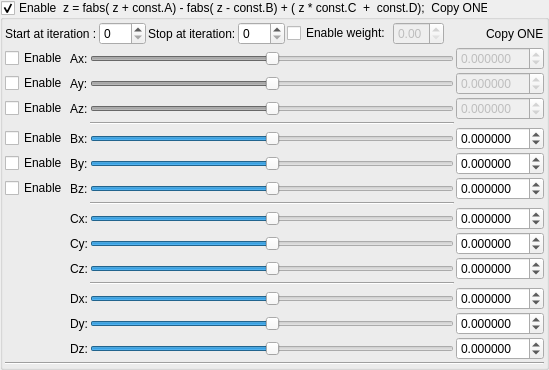
    <widget class="MyGroupBox" name="groupCheck_transform_fabsFormulaABCD1_enabled">
     <property name="title">
      <string>Enable  z = fabs( z + const.A) - fabs( z - const.B) + ( z * const.C  +  const.D);  Copy ONE</string>
     </property>
     <property name="checkable">
      <bool>true</bool>
     </property>
     <layout class="QVBoxLayout" name="verticalLayout_16" stretch="0,0,0">
      <property name="spacing">
       <number>2</number>
      </property>
      <property name="leftMargin">
       <number>2</number>
      </property>
      <property name="topMargin">
       <number>2</number>
      </property>
      <property name="rightMargin">
       <number>2</number>
      </property>
      <property name="bottomMargin">
       <number>2</number>
      </property>
      <item>
       <layout class="QGridLayout" name="gridLayout_27">
        <property name="spacing">
         <number>2</number>
        </property>
        <item row="0" column="0">
         <widget class="QLabel" name="label_67">
          <property name="text">
           <string>Start at iteration :</string>
          </property>
         </widget>
        </item>
        <item row="0" column="3">
         <widget class="MySpinBox" name="spinboxInt_transform_fabsFormulaABCD1_stop_iterations">
          <property name="sizePolicy">
           <sizepolicy hsizetype="Minimum" vsizetype="Maximum">
            <horstretch>0</horstretch>
            <verstretch>0</verstretch>
           </sizepolicy>
          </property>
          <property name="maximum">
           <number>250</number>
          </property>
         </widget>
        </item>
        <item row="0" column="8">
         <spacer name="horizontalSpacer_14">
          <property name="orientation">
           <enum>Qt::Horizontal</enum>
          </property>
          <property name="sizeHint" stdset="0">
           <size>
            <width>40</width>
            <height>20</height>
           </size>
          </property>
         </spacer>
        </item>
        <item row="0" column="2">
         <widget class="QLabel" name="label_66">
          <property name="text">
           <string>Stop at iteration:</string>
          </property>
         </widget>
        </item>
        <item row="0" column="1">
         <widget class="MySpinBox" name="spinboxInt_transform_fabsFormulaABCD1_start_iterations">
          <property name="sizePolicy">
           <sizepolicy hsizetype="Minimum" vsizetype="Maximum">
            <horstretch>0</horstretch>
            <verstretch>0</verstretch>
           </sizepolicy>
          </property>
          <property name="maximum">
           <number>250</number>
          </property>
         </widget>
        </item>
        <item row="0" column="9">
         <widget class="QLabel" name="label_115">
          <property name="text">
           <string>Copy ONE</string>
          </property>
         </widget>
        </item>
        <item row="0" column="6">
         <widget class="QCheckBox" name="checkBox_transform_fabsFormulaABCD1_weight_enabled">
          <property name="text">
           <string>Enable weight:</string>
          </property>
         </widget>
        </item>
        <item row="0" column="7">
         <widget class="MyDoubleSpinBox" name="spinbox_transform_fabsFormulaABCD1_weight">
          <property name="enabled">
           <bool>false</bool>
          </property>
          <property name="sizePolicy">
           <sizepolicy hsizetype="Minimum" vsizetype="Maximum">
            <horstretch>0</horstretch>
            <verstretch>0</verstretch>
           </sizepolicy>
          </property>
          <property name="decimals">
           <number>2</number>
          </property>
          <property name="minimum">
           <double>0.000000000000000</double>
          </property>
          <property name="maximum">
           <double>1.000000000000000</double>
          </property>
          <property name="singleStep">
           <double>0.100000000000000</double>
          </property>
         </widget>
        </item>
       </layout>
      </item>
      <item>
       <layout class="QGridLayout" name="gridLayout_28">
        <property name="spacing">
         <number>2</number>
        </property>
        <item row="8" column="1">
         <widget class="QLabel" name="label_99">
          <property name="text">
           <string>Cx:</string>
          </property>
         </widget>
        </item>
        <item row="9" column="4">
         <widget class="MyDoubleSpinBox" name="spinbox3_transform_fabsFormulaABCD1C_y">
          <property name="sizePolicy">
           <sizepolicy hsizetype="Minimum" vsizetype="Maximum">
            <horstretch>0</horstretch>
            <verstretch>0</verstretch>
           </sizepolicy>
          </property>
          <property name="decimals">
           <number>6</number>
          </property>
          <property name="minimum">
           <double>-99.989999999999995</double>
          </property>
          <property name="maximum">
           <double>99.989999999999995</double>
          </property>
          <property name="singleStep">
           <double>0.100000000000000</double>
          </property>
         </widget>
        </item>
        <item row="6" column="4">
         <widget class="MyDoubleSpinBox" name="spinbox3_transform_fabsFormulaABCD1B_z">
          <property name="sizePolicy">
           <sizepolicy hsizetype="Minimum" vsizetype="Maximum">
            <horstretch>0</horstretch>
            <verstretch>0</verstretch>
           </sizepolicy>
          </property>
          <property name="decimals">
           <number>6</number>
          </property>
          <property name="minimum">
           <double>-99.989999999999995</double>
          </property>
          <property name="maximum">
           <double>99.989999999999995</double>
          </property>
          <property name="singleStep">
           <double>0.100000000000000</double>
          </property>
         </widget>
        </item>
        <item row="9" column="1">
         <widget class="QLabel" name="label_100">
          <property name="text">
           <string>Cy:</string>
          </property>
         </widget>
        </item>
        <item row="8" column="4">
         <widget class="MyDoubleSpinBox" name="spinbox3_transform_fabsFormulaABCD1C_x">
          <property name="sizePolicy">
           <sizepolicy hsizetype="Minimum" vsizetype="Maximum">
            <horstretch>0</horstretch>
            <verstretch>0</verstretch>
           </sizepolicy>
          </property>
          <property name="prefix">
           <string/>
          </property>
          <property name="decimals">
           <number>6</number>
          </property>
          <property name="minimum">
           <double>-99.989999999999995</double>
          </property>
          <property name="singleStep">
           <double>0.100000000000000</double>
          </property>
         </widget>
        </item>
        <item row="10" column="1">
         <widget class="QLabel" name="label_101">
          <property name="text">
           <string>Cz:</string>
          </property>
         </widget>
        </item>
        <item row="13" column="3">
         <widget class="QSlider" name="slider3_transform_fabsFormulaABCD1D_y">
          <property name="sizePolicy">
           <sizepolicy hsizetype="Expanding" vsizetype="Maximum">
            <horstretch>0</horstretch>
            <verstretch>0</verstretch>
           </sizepolicy>
          </property>
          <property name="minimum">
           <number>-5000000</number>
          </property>
          <property name="maximum">
           <number>5000000</number>
          </property>
          <property name="orientation">
           <enum>Qt::Horizontal</enum>
          </property>
         </widget>
        </item>
        <item row="14" column="4">
         <widget class="MyDoubleSpinBox" name="spinbox3_transform_fabsFormulaABCD1D_z">
          <property name="sizePolicy">
           <sizepolicy hsizetype="Minimum" vsizetype="Maximum">
            <horstretch>0</horstretch>
            <verstretch>0</verstretch>
           </sizepolicy>
          </property>
          <property name="decimals">
           <number>6</number>
          </property>
          <property name="minimum">
           <double>-99.989999999999995</double>
          </property>
          <property name="maximum">
           <double>99.989999999999995</double>
          </property>
          <property name="singleStep">
           <double>0.100000000000000</double>
          </property>
         </widget>
        </item>
        <item row="14" column="1">
         <widget class="QLabel" name="label_104">
          <property name="text">
           <string>Dz:</string>
          </property>
         </widget>
        </item>
        <item row="12" column="1">
         <widget class="QLabel" name="label_102">
          <property name="text">
           <string>Dx:</string>
          </property>
         </widget>
        </item>
        <item row="14" column="3">
         <widget class="QSlider" name="slider3_transform_fabsFormulaABCD1D_z">
          <property name="sizePolicy">
           <sizepolicy hsizetype="Expanding" vsizetype="Maximum">
            <horstretch>0</horstretch>
            <verstretch>0</verstretch>
           </sizepolicy>
          </property>
          <property name="minimum">
           <number>-5000000</number>
          </property>
          <property name="maximum">
           <number>5000000</number>
          </property>
          <property name="orientation">
           <enum>Qt::Horizontal</enum>
          </property>
         </widget>
        </item>
        <item row="13" column="1">
         <widget class="QLabel" name="label_103">
          <property name="text">
           <string>Dy:</string>
          </property>
         </widget>
        </item>
        <item row="13" column="4">
         <widget class="MyDoubleSpinBox" name="spinbox3_transform_fabsFormulaABCD1D_y">
          <property name="sizePolicy">
           <sizepolicy hsizetype="Minimum" vsizetype="Maximum">
            <horstretch>0</horstretch>
            <verstretch>0</verstretch>
           </sizepolicy>
          </property>
          <property name="decimals">
           <number>6</number>
          </property>
          <property name="minimum">
           <double>-99.989999999999995</double>
          </property>
          <property name="maximum">
           <double>99.989999999999995</double>
          </property>
          <property name="singleStep">
           <double>0.100000000000000</double>
          </property>
         </widget>
        </item>
        <item row="12" column="3">
         <widget class="QSlider" name="slider3_transform_fabsFormulaABCD1D_x">
          <property name="sizePolicy">
           <sizepolicy hsizetype="Expanding" vsizetype="Maximum">
            <horstretch>0</horstretch>
            <verstretch>0</verstretch>
           </sizepolicy>
          </property>
          <property name="minimum">
           <number>-5000000</number>
          </property>
          <property name="maximum">
           <number>5000000</number>
          </property>
          <property name="orientation">
           <enum>Qt::Horizontal</enum>
          </property>
         </widget>
        </item>
        <item row="5" column="0">
         <widget class="QCheckBox" name="checkBox_transform_fabsFormulaABCD1_enabled_By">
          <property name="text">
           <string>Enable</string>
          </property>
         </widget>
        </item>
        <item row="0" column="0">
         <widget class="QCheckBox" name="checkBox_transform_fabsFormulaABCD1_enabled_Ax">
          <property name="text">
           <string>Enable</string>
          </property>
         </widget>
        </item>
        <item row="5" column="3">
         <widget class="QSlider" name="slider3_transform_fabsFormulaABCD1B_y">
          <property name="sizePolicy">
           <sizepolicy hsizetype="Expanding" vsizetype="Maximum">
            <horstretch>0</horstretch>
            <verstretch>0</verstretch>
           </sizepolicy>
          </property>
          <property name="minimum">
           <number>-5000000</number>
          </property>
          <property name="maximum">
           <number>5000000</number>
          </property>
          <property name="orientation">
           <enum>Qt::Horizontal</enum>
          </property>
         </widget>
        </item>
        <item row="4" column="1">
         <widget class="QLabel" name="label_94">
          <property name="text">
           <string>Bx:</string>
          </property>
         </widget>
        </item>
        <item row="2" column="1">
         <widget class="QLabel" name="label_70">
          <property name="text">
           <string>Az:</string>
          </property>
         </widget>
        </item>
        <item row="12" column="4">
         <widget class="MyDoubleSpinBox" name="spinbox3_transform_fabsFormulaABCD1D_x">
          <property name="sizePolicy">
           <sizepolicy hsizetype="Minimum" vsizetype="Maximum">
            <horstretch>0</horstretch>
            <verstretch>0</verstretch>
           </sizepolicy>
          </property>
          <property name="prefix">
           <string/>
          </property>
          <property name="decimals">
           <number>6</number>
          </property>
          <property name="minimum">
           <double>-99.989999999999995</double>
          </property>
          <property name="singleStep">
           <double>0.100000000000000</double>
          </property>
         </widget>
        </item>
        <item row="6" column="1">
         <widget class="QLabel" name="label_96">
          <property name="text">
           <string>Bz:</string>
          </property>
         </widget>
        </item>
        <item row="1" column="1">
         <widget class="QLabel" name="label_68">
          <property name="text">
           <string>Ay:</string>
          </property>
         </widget>
        </item>
        <item row="2" column="3">
         <widget class="QSlider" name="slider3_transform_fabsFormulaABCD1A_z">
          <property name="enabled">
           <bool>false</bool>
          </property>
          <property name="sizePolicy">
           <sizepolicy hsizetype="Expanding" vsizetype="Maximum">
            <horstretch>0</horstretch>
            <verstretch>0</verstretch>
           </sizepolicy>
          </property>
          <property name="minimum">
           <number>-5000000</number>
          </property>
          <property name="maximum">
           <number>5000000</number>
          </property>
          <property name="orientation">
           <enum>Qt::Horizontal</enum>
          </property>
         </widget>
        </item>
        <item row="0" column="1">
         <widget class="QLabel" name="label_69">
          <property name="text">
           <string>Ax:</string>
          </property>
         </widget>
        </item>
        <item row="0" column="4">
         <widget class="MyDoubleSpinBox" name="spinbox3_transform_fabsFormulaABCD1A_x">
          <property name="enabled">
           <bool>false</bool>
          </property>
          <property name="sizePolicy">
           <sizepolicy hsizetype="Minimum" vsizetype="Maximum">
            <horstretch>0</horstretch>
            <verstretch>0</verstretch>
           </sizepolicy>
          </property>
          <property name="prefix">
           <string/>
          </property>
          <property name="decimals">
           <number>6</number>
          </property>
          <property name="minimum">
           <double>-99.989999999999995</double>
          </property>
          <property name="singleStep">
           <double>0.100000000000000</double>
          </property>
         </widget>
        </item>
        <item row="0" column="3">
         <widget class="QSlider" name="slider3_transform_fabsFormulaABCD1A_x">
          <property name="enabled">
           <bool>false</bool>
          </property>
          <property name="sizePolicy">
           <sizepolicy hsizetype="Expanding" vsizetype="Maximum">
            <horstretch>0</horstretch>
            <verstretch>0</verstretch>
           </sizepolicy>
          </property>
          <property name="minimum">
           <number>-5000000</number>
          </property>
          <property name="maximum">
           <number>5000000</number>
          </property>
          <property name="value">
           <number>0</number>
          </property>
          <property name="sliderPosition">
           <number>0</number>
          </property>
          <property name="orientation">
           <enum>Qt::Horizontal</enum>
          </property>
         </widget>
        </item>
        <item row="1" column="3">
         <widget class="QSlider" name="slider3_transform_fabsFormulaABCD1A_y">
          <property name="enabled">
           <bool>false</bool>
          </property>
          <property name="sizePolicy">
           <sizepolicy hsizetype="Expanding" vsizetype="Maximum">
            <horstretch>0</horstretch>
            <verstretch>0</verstretch>
           </sizepolicy>
          </property>
          <property name="minimum">
           <number>-5000000</number>
          </property>
          <property name="maximum">
           <number>5000000</number>
          </property>
          <property name="orientation">
           <enum>Qt::Horizontal</enum>
          </property>
         </widget>
        </item>
        <item row="6" column="3">
         <widget class="QSlider" name="slider3_transform_fabsFormulaABCD1B_z">
          <property name="sizePolicy">
           <sizepolicy hsizetype="Expanding" vsizetype="Maximum">
            <horstretch>0</horstretch>
            <verstretch>0</verstretch>
           </sizepolicy>
          </property>
          <property name="minimum">
           <number>-5000000</number>
          </property>
          <property name="maximum">
           <number>5000000</number>
          </property>
          <property name="orientation">
           <enum>Qt::Horizontal</enum>
          </property>
         </widget>
        </item>
        <item row="1" column="4">
         <widget class="MyDoubleSpinBox" name="spinbox3_transform_fabsFormulaABCD1A_y">
          <property name="enabled">
           <bool>false</bool>
          </property>
          <property name="sizePolicy">
           <sizepolicy hsizetype="Minimum" vsizetype="Maximum">
            <horstretch>0</horstretch>
            <verstretch>0</verstretch>
           </sizepolicy>
          </property>
          <property name="decimals">
           <number>6</number>
          </property>
          <property name="minimum">
           <double>-99.989999999999995</double>
          </property>
          <property name="maximum">
           <double>99.989999999999995</double>
          </property>
          <property name="singleStep">
           <double>0.100000000000000</double>
          </property>
         </widget>
        </item>
        <item row="4" column="3">
         <widget class="QSlider" name="slider3_transform_fabsFormulaABCD1B_x">
          <property name="sizePolicy">
           <sizepolicy hsizetype="Expanding" vsizetype="Maximum">
            <horstretch>0</horstretch>
            <verstretch>0</verstretch>
           </sizepolicy>
          </property>
          <property name="minimum">
           <number>-5000000</number>
          </property>
          <property name="maximum">
           <number>5000000</number>
          </property>
          <property name="orientation">
           <enum>Qt::Horizontal</enum>
          </property>
         </widget>
        </item>
        <item row="2" column="4">
         <widget class="MyDoubleSpinBox" name="spinbox3_transform_fabsFormulaABCD1A_z">
          <property name="enabled">
           <bool>false</bool>
          </property>
          <property name="sizePolicy">
           <sizepolicy hsizetype="Minimum" vsizetype="Maximum">
            <horstretch>0</horstretch>
            <verstretch>0</verstretch>
           </sizepolicy>
          </property>
          <property name="decimals">
           <number>6</number>
          </property>
          <property name="minimum">
           <double>-99.989999999999995</double>
          </property>
          <property name="maximum">
           <double>99.989999999999995</double>
          </property>
          <property name="singleStep">
           <double>0.100000000000000</double>
          </property>
         </widget>
        </item>
        <item row="2" column="0">
         <widget class="QCheckBox" name="checkBox_transform_fabsFormulaABCD1_enabled_Az">
          <property name="text">
           <string>Enable</string>
          </property>
         </widget>
        </item>
        <item row="5" column="4">
         <widget class="MyDoubleSpinBox" name="spinbox3_transform_fabsFormulaABCD1B_y">
          <property name="sizePolicy">
           <sizepolicy hsizetype="Minimum" vsizetype="Maximum">
            <horstretch>0</horstretch>
            <verstretch>0</verstretch>
           </sizepolicy>
          </property>
          <property name="decimals">
           <number>6</number>
          </property>
          <property name="minimum">
           <double>-99.989999999999995</double>
          </property>
          <property name="maximum">
           <double>99.989999999999995</double>
          </property>
          <property name="singleStep">
           <double>0.100000000000000</double>
          </property>
         </widget>
        </item>
        <item row="8" column="3">
         <widget class="QSlider" name="slider3_transform_fabsFormulaABCD1C_x">
          <property name="sizePolicy">
           <sizepolicy hsizetype="Expanding" vsizetype="Maximum">
            <horstretch>0</horstretch>
            <verstretch>0</verstretch>
           </sizepolicy>
          </property>
          <property name="minimum">
           <number>-5000000</number>
          </property>
          <property name="maximum">
           <number>5000000</number>
          </property>
          <property name="orientation">
           <enum>Qt::Horizontal</enum>
          </property>
         </widget>
        </item>
        <item row="4" column="4">
         <widget class="MyDoubleSpinBox" name="spinbox3_transform_fabsFormulaABCD1B_x">
          <property name="sizePolicy">
           <sizepolicy hsizetype="Minimum" vsizetype="Maximum">
            <horstretch>0</horstretch>
            <verstretch>0</verstretch>
           </sizepolicy>
          </property>
          <property name="prefix">
           <string/>
          </property>
          <property name="decimals">
           <number>6</number>
          </property>
          <property name="minimum">
           <double>-99.989999999999995</double>
          </property>
          <property name="singleStep">
           <double>0.100000000000000</double>
          </property>
         </widget>
        </item>
        <item row="9" column="3">
         <widget class="QSlider" name="slider3_transform_fabsFormulaABCD1C_y">
          <property name="sizePolicy">
           <sizepolicy hsizetype="Expanding" vsizetype="Maximum">
            <horstretch>0</horstretch>
            <verstretch>0</verstretch>
           </sizepolicy>
          </property>
          <property name="minimum">
           <number>-5000000</number>
          </property>
          <property name="maximum">
           <number>5000000</number>
          </property>
          <property name="orientation">
           <enum>Qt::Horizontal</enum>
          </property>
         </widget>
        </item>
        <item row="10" column="3">
         <widget class="QSlider" name="slider3_transform_fabsFormulaABCD1C_z">
          <property name="sizePolicy">
           <sizepolicy hsizetype="Expanding" vsizetype="Maximum">
            <horstretch>0</horstretch>
            <verstretch>0</verstretch>
           </sizepolicy>
          </property>
          <property name="minimum">
           <number>-5000000</number>
          </property>
          <property name="maximum">
           <number>5000000</number>
          </property>
          <property name="orientation">
           <enum>Qt::Horizontal</enum>
          </property>
         </widget>
        </item>
        <item row="6" column="0">
         <widget class="QCheckBox" name="checkBox_transform_fabsFormulaABCD1_enabled_Bz">
          <property name="text">
           <string>Enable</string>
          </property>
         </widget>
        </item>
        <item row="4" column="0">
         <widget class="QCheckBox" name="checkBox_transform_fabsFormulaABCD1_enabled_Bx">
          <property name="text">
           <string>Enable</string>
          </property>
         </widget>
        </item>
        <item row="10" column="4">
         <widget class="MyDoubleSpinBox" name="spinbox3_transform_fabsFormulaABCD1C_z">
          <property name="sizePolicy">
           <sizepolicy hsizetype="Minimum" vsizetype="Maximum">
            <horstretch>0</horstretch>
            <verstretch>0</verstretch>
           </sizepolicy>
          </property>
          <property name="decimals">
           <number>6</number>
          </property>
          <property name="minimum">
           <double>-99.989999999999995</double>
          </property>
          <property name="maximum">
           <double>99.989999999999995</double>
          </property>
          <property name="singleStep">
           <double>0.100000000000000</double>
          </property>
         </widget>
        </item>
        <item row="1" column="0">
         <widget class="QCheckBox" name="checkBox_transform_fabsFormulaABCD1_enabled_Ay">
          <property name="text">
           <string>Enable</string>
          </property>
         </widget>
        </item>
        <item row="5" column="1">
         <widget class="QLabel" name="label_95">
          <property name="text">
           <string>By:</string>
          </property>
         </widget>
        </item>
        <item row="11" column="3">
         <widget class="Line" name="line_17">
          <property name="orientation">
           <enum>Qt::Horizontal</enum>
          </property>
         </widget>
        </item>
        <item row="7" column="3">
         <widget class="Line" name="line_20">
          <property name="orientation">
           <enum>Qt::Horizontal</enum>
          </property>
         </widget>
        </item>
        <item row="3" column="3">
         <widget class="Line" name="line_27">
          <property name="orientation">
           <enum>Qt::Horizontal</enum>
          </property>
         </widget>
        </item>
       </layout>
      </item>
      <item>
       <widget class="Line" name="line_10">
        <property name="orientation">
         <enum>Qt::Horizontal</enum>
        </property>
       </widget>
      </item>
     </layout>
    </widget>
